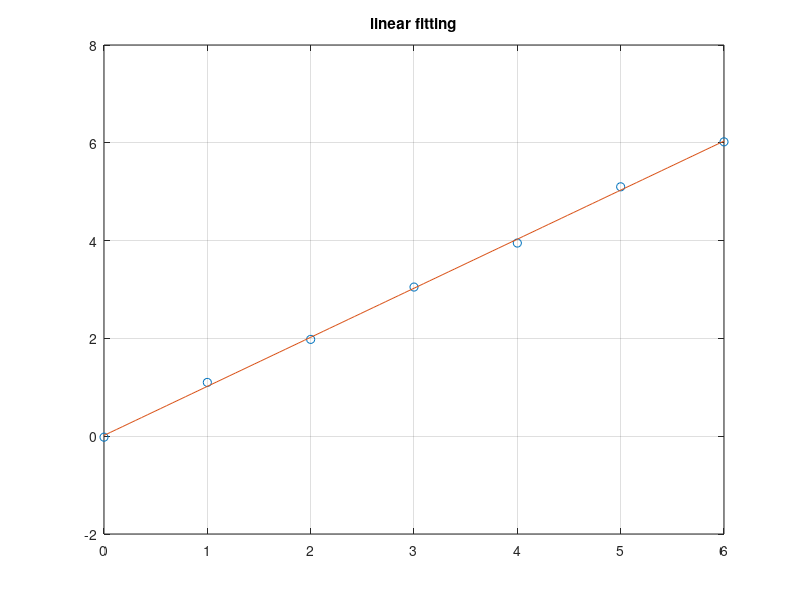

MATLAB code for this plot: (Note: this script raises an error after producing the figure.)

%Question2
clear
%close all
clc

x =[0 1 2 3 4 5 6]
y = [-0.02 1.1 1.98 3.05 3.95 5.1 6.02]


x = x(:) ; y = y(:); 

%PART a
n = length(x);

sumx = sum(x); sumy = sum(y);
sumx2 = sum(x.*x); 
sumxy = sum(x.*y);
a(1) = ((sumx2 * sumy) - (sumxy)*(sumx))/((n*sumx2) - sumx^2); %this is the a0 coefficient
a(2) = ((n*sumxy) - sumx*sumy)/((n*sumx2) - sumx^2); %this is the a1 coefficient 
xp = linspace(min(x),max(x)) ;
yp = a(1) +a(2) * xp ;
%creating plot
plot(x,y,'o',xp,yp)
title("linear fitting")
grid on

%computing the least square error for linear  
ypred = a(1)+a(2) * x
linear_mean_sq_error = mean((ypred-y).^2)
linear_mean_sq_error = vpa(linear_mean_sq_error)




%PART b
%using a quadratic function to fit the data 
% to fit f(x) = b0 + b1 x + b2 x^2
p = polyfit(x,y,2)
p(1) %is the value of b2
p(2) %is the value of b1
p(3) %is the value of b0
xpol = linspace(min(x),max(x)) ;
ypol = polyval(p,xpol);
figure
plot(x,y,'o',xpol,ypol)
title("quadratic fitting")
grid on 

%computing the least square error for quadratic  
qypol = polyval(p,x);
qmean_sq_error = mean((qypol-y).^2)
qmean_sq_error = vpa(qmean_sq_error)


if qmean_sq_error > linear_mean_sq_error
    disp("Quadratic curve fitting error is more than Linear curve fitting error")
elseif qmean_sq_error < linear_mean_sq_error 
    disp("Linear curve fitting error is more than Quadratic curve fitting error")
elseif qmean_sq_error == linear_mean_sq_error
    disp("both errors are equal")
end
        
        